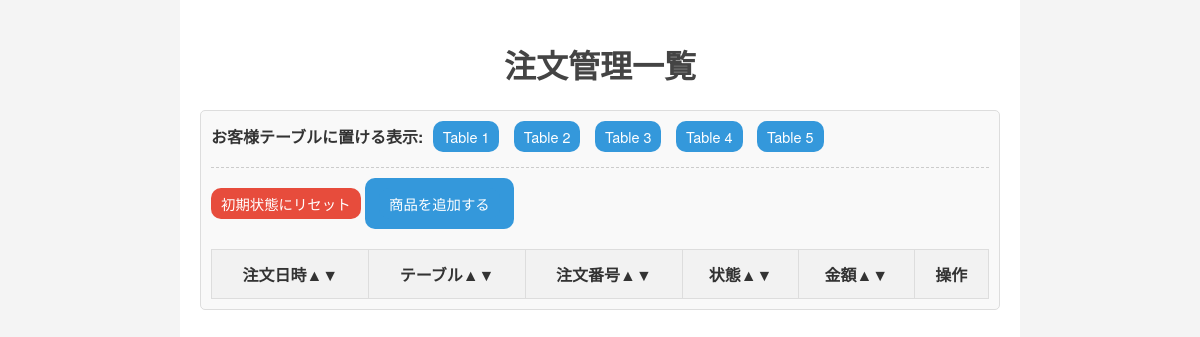
The page /management.php on the database as committed earlier.
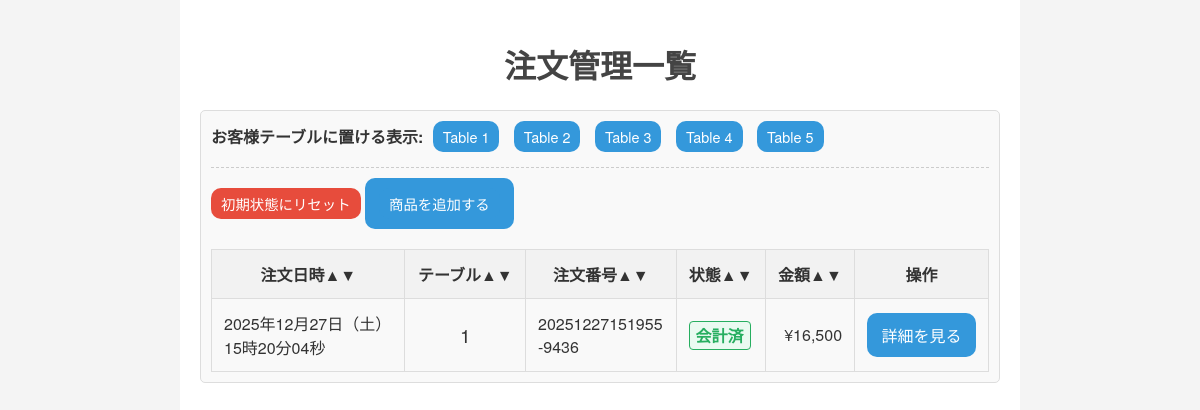
The same page on the database as committed later.
### tables this page shows
CREATE TABLE `smanagement` (
  `id` int(11) NOT NULL,
  `state` int(11) NOT NULL DEFAULT 1,
  `orderNo` varchar(50) NOT NULL,
  `tableNo` int(11) NOT NULL,
  `dateA` datetime NOT NULL DEFAULT current_timestamp(),
  `dateB` datetime NOT NULL DEFAULT current_timestamp()
);

### management.php (the view, shortened to what this page needs)
<?php
require_once 'pdo.php';
$sql = "
    SELECT m.*, SUM(i.price * o.amount) as totalAmount
    FROM sManagement m
    LEFT JOIN sOrder o ON m.orderNo = o.orderNo
    LEFT JOIN sitem i ON o.itemNo = i.id
    GROUP BY m.orderNo
    ORDER BY m.state ASC, m.dateB DESC
";
$stmt = $pdo->prepare($sql);
$stmt->execute();
$orders = $stmt->fetchAll(PDO::FETCH_ASSOC);
?>
<!DOCTYPE html>
<html lang="ja">
<head>
    <link rel="stylesheet" href="./style.css">
</head>
<body>
<div class="container">
    <h1>注文管理一覧</h1>
    <div style="margin-bottom: 20px; padding: 10px; background-color: #f9f9f9; border: 1px solid #ddd; border-radius: 5px;">
        <strong>お客様テーブルに置ける表示:</strong>
        <?php for($i=1; $i<=5; $i++): ?>
                    <a href="settable.php?tableNo=<?php echo $i; ?>" class="btn"
                    style="margin: 0 5px; padding: 5px 10px; font-size: 0.9em;">Table <?php echo $i; ?></a>
        <?php endfor; ?>
        <div style="margin-top: 15px; border-top: 1px dashed #ccc; padding-top: 10px;">
            <form action="reset_db.php" method="POST" onsubmit="return confirm('sOrderテーブル、sManagementテーブルをTRUNCATEしてリセットします。本当によろしいですか？');" style="display: inline;">
                <button type="submit" class="btn btn-red" style="font-size: 0.9em; padding: 5px 10px;">初期状態にリセット</button>
            </form>
        <a href="managementitem.php" class="btn brand">
        <button class="btn btn-blue" style="font-size: 0.9em; padding: 5px 10px;" >商品を追加する</button>
        </a>
    </div>
    <table>
        <thead>
            <tr>
                <th>注文日時▲▼</th>
                <th>テーブル▲▼</th>
                <th>注文番号▲▼</th>
                <th>状態▲▼</th>
                <th>金額▲▼</th>
                <th>操作</th>
            </tr>
        </thead>
        <tbody>
            <?php
            $week = ['日', '月', '火', '水', '木', '金', '土'];
            foreach ($orders as $order):
                $ts = strtotime($order['dateB']);
                $dateStr = date('Y年m月d日', $ts) . '（' . $week[date('w', $ts)] . '）<br>' . date('H時i分s秒', $ts);
            ?>
            <tr>
                <td><?php echo $dateStr; ?></td>
                <td style="text-align: center; font-size: 1.2em;"><?php echo htmlspecialchars($order['tableNo']); ?></td>
                <td><?php echo str_replace('-', '<br>-', htmlspecialchars($order['orderNo'])); ?></td>
                <td>
                    <?php if ($order['state'] == 1): ?>
                        <span class="status-eating">食事中</span>
                    <?php elseif ($order['state'] == 2): ?>
                        <span class="status-paid">会計済</span>
                    <?php else: ?>
                        <span class="status-unknown">不明</span>
                    <?php endif; ?>
                </td>
                <td style="text-align: right;">¥<?php echo number_format($order['totalAmount']); ?></td>
                <td style="text-align: center;">
                    <div style="display: flex; flex-direction: column; gap: 5px;">
                        <a href="order.php?orderNo=<?php echo urlencode($order['orderNo']); ?>" class="btn" style="width: 100%; box-sizing: border-box; text-align: center;">詳細を見る</a>
                    </div>
                </td>
            </tr>
            <?php endforeach; ?>
        </tbody>
    </table>
</div>
</body>
</html>

Rows that differ between the two databases and show on the page:
added smanagement: dateB "2025年12月27日", dateB "土", dateB "15時20分04秒", tableNo "1", orderNo "20251227151955 -9436", state "会計済", totalAmount "16,500"
